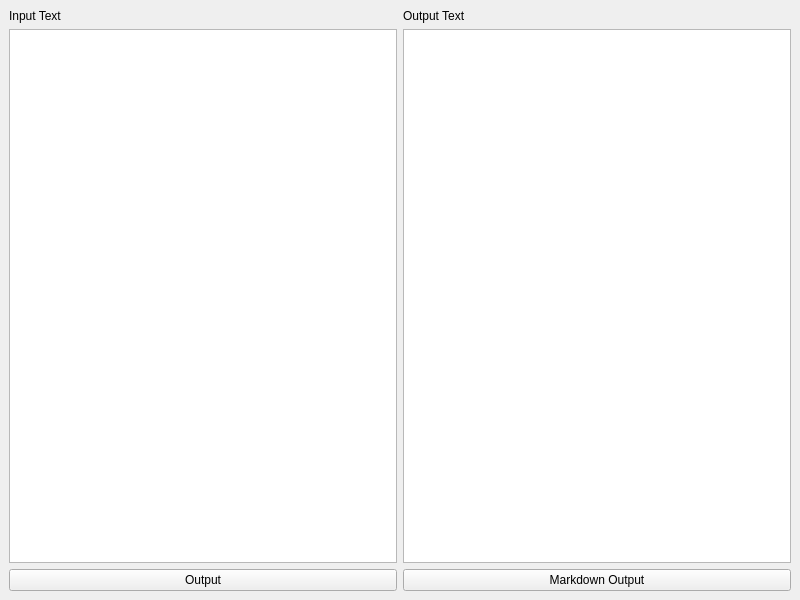
<?xml version="1.0" encoding="UTF-8"?>
<ui version="4.0">
    <class>MainWindow</class>
    <widget class="QMainWindow" name="MainWindow">
        <property name="geometry">
            <rect>
                <x>0</x>
                <y>0</y>
                <width>800</width>
                <height>600</height>
            </rect>
        </property>
        <property name="sizePolicy">
            <sizepolicy hsizetype="Fixed" vsizetype="Fixed">
                <horstretch>0</horstretch>
                <verstretch>0</verstretch>
            </sizepolicy>
        </property>
        <property name="maximumSize">
            <size>
                <width>800</width>
                <height>600</height>
            </size>
        </property>
        <property name="windowTitle">
            <string>Notes Point Extractor</string>
        </property>
        <widget class="QWidget" name="centralwidget">
            <layout class="QGridLayout" name="gridLayout_2">
                <item row="0" column="0">
                    <layout class="QGridLayout" name="gridLayout">
                        <item row="1" column="0">
                            <widget class="QTextEdit" name="textEdit_input"/>
                        </item>
                        <item row="1" column="1">
                            <widget class="QTextEdit" name="textedit_output"/>
                        </item>
                        <item row="0" column="0">
                            <widget class="QLabel" name="label">
                                <property name="text">
                                    <string>Input Text</string>
                                </property>
                            </widget>
                        </item>
                        <item row="0" column="1">
                            <widget class="QLabel" name="label_2">
                                <property name="text">
                                    <string>Output Text</string>
                                </property>
                            </widget>
                        </item>
                        <item row="2" column="0">
                            <widget class="QPushButton" name="button_output">
                                <property name="text">
                                    <string>Output</string>
                                </property>
                            </widget>
                        </item>
                        <item row="2" column="1">
                            <widget class="QPushButton" name="button_markdown_output">
                                <property name="text">
                                    <string>Markdown Output</string>
                                </property>
                            </widget>
                        </item>
                    </layout>
                </item>
            </layout>
        </widget>
    </widget>
    <resources/>
    <connections/>
</ui>
